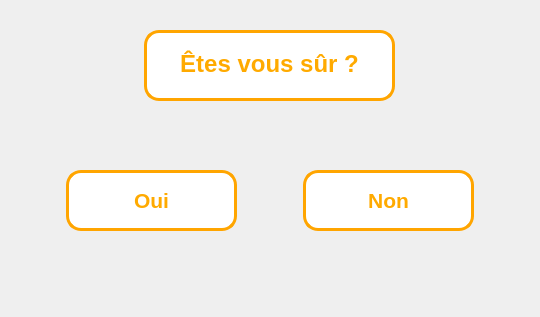
<?xml version="1.0" encoding="UTF-8"?>
<ui version="4.0">
 <class>Form</class>
 <widget class="QWidget" name="Form">
  <property name="geometry">
   <rect>
    <x>0</x>
    <y>0</y>
    <width>540</width>
    <height>317</height>
   </rect>
  </property>
  <property name="windowTitle">
   <string>Form</string>
  </property>
  <widget class="QTextBrowser" name="textBrowser">
   <property name="geometry">
    <rect>
     <x>144</x>
     <y>30</y>
     <width>251</width>
     <height>71</height>
    </rect>
   </property>
   <property name="styleSheet">
    <string notr="true">border-color: rgb(255, 170, 0);
border:3px solid orange;

border-color:orange;
border-radius: 15px ;
background-color:white;
color: rgb(255, 170, 0);
border-bort</string>
   </property>
   <property name="html">
    <string>&lt;!DOCTYPE HTML PUBLIC &quot;-//W3C//DTD HTML 4.0//EN&quot; &quot;http://www.w3.org/TR/REC-html40/strict.dtd&quot;&gt;
&lt;html&gt;&lt;head&gt;&lt;meta name=&quot;qrichtext&quot; content=&quot;1&quot; /&gt;&lt;style type=&quot;text/css&quot;&gt;
p, li { white-space: pre-wrap; }
&lt;/style&gt;&lt;/head&gt;&lt;body style=&quot; font-family:'MS Shell Dlg 2'; font-size:8.25pt; font-weight:400; font-style:normal;&quot;&gt;
&lt;p align=&quot;center&quot; style=&quot;-qt-paragraph-type:empty; margin-top:0px; margin-bottom:0px; margin-left:0px; margin-right:0px; -qt-block-indent:0; text-indent:0px;&quot;&gt;&lt;br /&gt;&lt;/p&gt;
&lt;p align=&quot;center&quot; style=&quot; margin-top:0px; margin-bottom:0px; margin-left:0px; margin-right:0px; -qt-block-indent:0; text-indent:0px;&quot;&gt;&lt;span style=&quot; font-size:18pt; font-weight:600;&quot;&gt;Êtes vous sûr ?&lt;/span&gt;&lt;/p&gt;&lt;/body&gt;&lt;/html&gt;</string>
   </property>
  </widget>
  <widget class="QPushButton" name="rendreOutils_4">
   <property name="geometry">
    <rect>
     <x>66</x>
     <y>170</y>
     <width>171</width>
     <height>61</height>
    </rect>
   </property>
   <property name="palette">
    <palette>
     <active>
      <colorrole role="WindowText">
       <brush brushstyle="SolidPattern">
        <color alpha="255">
         <red>255</red>
         <green>170</green>
         <blue>0</blue>
        </color>
       </brush>
      </colorrole>
      <colorrole role="Button">
       <brush brushstyle="SolidPattern">
        <color alpha="255">
         <red>255</red>
         <green>255</green>
         <blue>255</blue>
        </color>
       </brush>
      </colorrole>
      <colorrole role="Text">
       <brush brushstyle="SolidPattern">
        <color alpha="255">
         <red>255</red>
         <green>170</green>
         <blue>0</blue>
        </color>
       </brush>
      </colorrole>
      <colorrole role="ButtonText">
       <brush brushstyle="SolidPattern">
        <color alpha="255">
         <red>255</red>
         <green>170</green>
         <blue>0</blue>
        </color>
       </brush>
      </colorrole>
      <colorrole role="Base">
       <brush brushstyle="SolidPattern">
        <color alpha="255">
         <red>255</red>
         <green>255</green>
         <blue>255</blue>
        </color>
       </brush>
      </colorrole>
      <colorrole role="Window">
       <brush brushstyle="SolidPattern">
        <color alpha="255">
         <red>255</red>
         <green>255</green>
         <blue>255</blue>
        </color>
       </brush>
      </colorrole>
      <colorrole role="PlaceholderText">
       <brush brushstyle="NoBrush">
        <color alpha="128">
         <red>255</red>
         <green>170</green>
         <blue>0</blue>
        </color>
       </brush>
      </colorrole>
     </active>
     <inactive>
      <colorrole role="WindowText">
       <brush brushstyle="SolidPattern">
        <color alpha="255">
         <red>255</red>
         <green>170</green>
         <blue>0</blue>
        </color>
       </brush>
      </colorrole>
      <colorrole role="Button">
       <brush brushstyle="SolidPattern">
        <color alpha="255">
         <red>255</red>
         <green>255</green>
         <blue>255</blue>
        </color>
       </brush>
      </colorrole>
      <colorrole role="Text">
       <brush brushstyle="SolidPattern">
        <color alpha="255">
         <red>255</red>
         <green>170</green>
         <blue>0</blue>
        </color>
       </brush>
      </colorrole>
      <colorrole role="ButtonText">
       <brush brushstyle="SolidPattern">
        <color alpha="255">
         <red>255</red>
         <green>170</green>
         <blue>0</blue>
        </color>
       </brush>
      </colorrole>
      <colorrole role="Base">
       <brush brushstyle="SolidPattern">
        <color alpha="255">
         <red>255</red>
         <green>255</green>
         <blue>255</blue>
        </color>
       </brush>
      </colorrole>
      <colorrole role="Window">
       <brush brushstyle="SolidPattern">
        <color alpha="255">
         <red>255</red>
         <green>255</green>
         <blue>255</blue>
        </color>
       </brush>
      </colorrole>
      <colorrole role="PlaceholderText">
       <brush brushstyle="NoBrush">
        <color alpha="128">
         <red>255</red>
         <green>170</green>
         <blue>0</blue>
        </color>
       </brush>
      </colorrole>
     </inactive>
     <disabled>
      <colorrole role="WindowText">
       <brush brushstyle="SolidPattern">
        <color alpha="255">
         <red>255</red>
         <green>170</green>
         <blue>0</blue>
        </color>
       </brush>
      </colorrole>
      <colorrole role="Button">
       <brush brushstyle="SolidPattern">
        <color alpha="255">
         <red>255</red>
         <green>255</green>
         <blue>255</blue>
        </color>
       </brush>
      </colorrole>
      <colorrole role="Text">
       <brush brushstyle="SolidPattern">
        <color alpha="255">
         <red>255</red>
         <green>170</green>
         <blue>0</blue>
        </color>
       </brush>
      </colorrole>
      <colorrole role="ButtonText">
       <brush brushstyle="SolidPattern">
        <color alpha="255">
         <red>255</red>
         <green>170</green>
         <blue>0</blue>
        </color>
       </brush>
      </colorrole>
      <colorrole role="Base">
       <brush brushstyle="SolidPattern">
        <color alpha="255">
         <red>255</red>
         <green>255</green>
         <blue>255</blue>
        </color>
       </brush>
      </colorrole>
      <colorrole role="Window">
       <brush brushstyle="SolidPattern">
        <color alpha="255">
         <red>255</red>
         <green>255</green>
         <blue>255</blue>
        </color>
       </brush>
      </colorrole>
      <colorrole role="PlaceholderText">
       <brush brushstyle="NoBrush">
        <color alpha="128">
         <red>255</red>
         <green>170</green>
         <blue>0</blue>
        </color>
       </brush>
      </colorrole>
     </disabled>
    </palette>
   </property>
   <property name="font">
    <font>
     <pointsize>16</pointsize>
     <weight>75</weight>
     <bold>true</bold>
    </font>
   </property>
   <property name="styleSheet">
    <string notr="true">border-color: rgb(255, 170, 0);
border:3px solid orange;

border-color:orange;
border-radius: 15px ;
background-color:white;
color: rgb(255, 170, 0);
border-bort</string>
   </property>
   <property name="text">
    <string>Oui</string>
   </property>
  </widget>
  <widget class="QPushButton" name="rendreOutils_5">
   <property name="geometry">
    <rect>
     <x>303</x>
     <y>170</y>
     <width>171</width>
     <height>61</height>
    </rect>
   </property>
   <property name="palette">
    <palette>
     <active>
      <colorrole role="WindowText">
       <brush brushstyle="SolidPattern">
        <color alpha="255">
         <red>255</red>
         <green>170</green>
         <blue>0</blue>
        </color>
       </brush>
      </colorrole>
      <colorrole role="Button">
       <brush brushstyle="SolidPattern">
        <color alpha="255">
         <red>255</red>
         <green>255</green>
         <blue>255</blue>
        </color>
       </brush>
      </colorrole>
      <colorrole role="Text">
       <brush brushstyle="SolidPattern">
        <color alpha="255">
         <red>255</red>
         <green>170</green>
         <blue>0</blue>
        </color>
       </brush>
      </colorrole>
      <colorrole role="ButtonText">
       <brush brushstyle="SolidPattern">
        <color alpha="255">
         <red>255</red>
         <green>170</green>
         <blue>0</blue>
        </color>
       </brush>
      </colorrole>
      <colorrole role="Base">
       <brush brushstyle="SolidPattern">
        <color alpha="255">
         <red>255</red>
         <green>255</green>
         <blue>255</blue>
        </color>
       </brush>
      </colorrole>
      <colorrole role="Window">
       <brush brushstyle="SolidPattern">
        <color alpha="255">
         <red>255</red>
         <green>255</green>
         <blue>255</blue>
        </color>
       </brush>
      </colorrole>
      <colorrole role="PlaceholderText">
       <brush brushstyle="NoBrush">
        <color alpha="128">
         <red>255</red>
         <green>170</green>
         <blue>0</blue>
        </color>
       </brush>
      </colorrole>
     </active>
     <inactive>
      <colorrole role="WindowText">
       <brush brushstyle="SolidPattern">
        <color alpha="255">
         <red>255</red>
         <green>170</green>
         <blue>0</blue>
        </color>
       </brush>
      </colorrole>
      <colorrole role="Button">
       <brush brushstyle="SolidPattern">
        <color alpha="255">
         <red>255</red>
         <green>255</green>
         <blue>255</blue>
        </color>
       </brush>
      </colorrole>
      <colorrole role="Text">
       <brush brushstyle="SolidPattern">
        <color alpha="255">
         <red>255</red>
         <green>170</green>
         <blue>0</blue>
        </color>
       </brush>
      </colorrole>
      <colorrole role="ButtonText">
       <brush brushstyle="SolidPattern">
        <color alpha="255">
         <red>255</red>
         <green>170</green>
         <blue>0</blue>
        </color>
       </brush>
      </colorrole>
      <colorrole role="Base">
       <brush brushstyle="SolidPattern">
        <color alpha="255">
         <red>255</red>
         <green>255</green>
         <blue>255</blue>
        </color>
       </brush>
      </colorrole>
      <colorrole role="Window">
       <brush brushstyle="SolidPattern">
        <color alpha="255">
         <red>255</red>
         <green>255</green>
         <blue>255</blue>
        </color>
       </brush>
      </colorrole>
      <colorrole role="PlaceholderText">
       <brush brushstyle="NoBrush">
        <color alpha="128">
         <red>255</red>
         <green>170</green>
         <blue>0</blue>
        </color>
       </brush>
      </colorrole>
     </inactive>
     <disabled>
      <colorrole role="WindowText">
       <brush brushstyle="SolidPattern">
        <color alpha="255">
         <red>255</red>
         <green>170</green>
         <blue>0</blue>
        </color>
       </brush>
      </colorrole>
      <colorrole role="Button">
       <brush brushstyle="SolidPattern">
        <color alpha="255">
         <red>255</red>
         <green>255</green>
         <blue>255</blue>
        </color>
       </brush>
      </colorrole>
      <colorrole role="Text">
       <brush brushstyle="SolidPattern">
        <color alpha="255">
         <red>255</red>
         <green>170</green>
         <blue>0</blue>
        </color>
       </brush>
      </colorrole>
      <colorrole role="ButtonText">
       <brush brushstyle="SolidPattern">
        <color alpha="255">
         <red>255</red>
         <green>170</green>
         <blue>0</blue>
        </color>
       </brush>
      </colorrole>
      <colorrole role="Base">
       <brush brushstyle="SolidPattern">
        <color alpha="255">
         <red>255</red>
         <green>255</green>
         <blue>255</blue>
        </color>
       </brush>
      </colorrole>
      <colorrole role="Window">
       <brush brushstyle="SolidPattern">
        <color alpha="255">
         <red>255</red>
         <green>255</green>
         <blue>255</blue>
        </color>
       </brush>
      </colorrole>
      <colorrole role="PlaceholderText">
       <brush brushstyle="NoBrush">
        <color alpha="128">
         <red>255</red>
         <green>170</green>
         <blue>0</blue>
        </color>
       </brush>
      </colorrole>
     </disabled>
    </palette>
   </property>
   <property name="font">
    <font>
     <pointsize>16</pointsize>
     <weight>75</weight>
     <bold>true</bold>
    </font>
   </property>
   <property name="styleSheet">
    <string notr="true">border-color: rgb(255, 170, 0);
border:3px solid orange;

border-color:orange;
border-radius: 15px ;
background-color:white;
color: rgb(255, 170, 0);
border-bort</string>
   </property>
   <property name="text">
    <string>Non</string>
   </property>
  </widget>
 </widget>
 <resources/>
 <connections/>
</ui>
